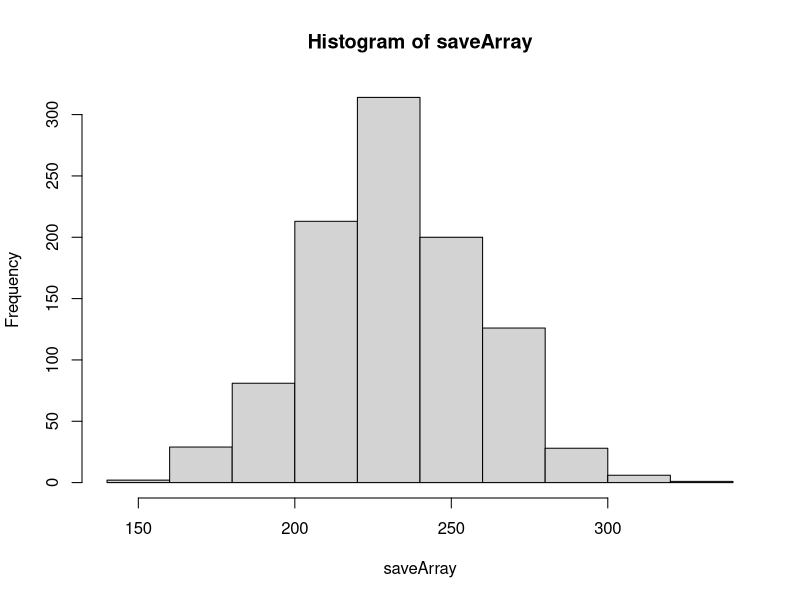

This chart was generated by the following R code:
## ---- chunk 1
knitr::opts_chunk$set(echo = TRUE)
## ---- chunk 2
days = 1:365

saveArray=vector('numeric')
for(k in 1:1000){
  bank = 0
  for(i in 1:525){
    sampleClass = sample(days, 35, replace = TRUE)

    repeats = length(unique(sampleClass))
    if (repeats == 35) bank = bank - 2
    else bank = bank + 1
  }
saveArray[k]= bank
}

## ---- chunk 3
hist(saveArray)
## ---- chunk 4
print('average amt:')
print(mean(saveArray))
